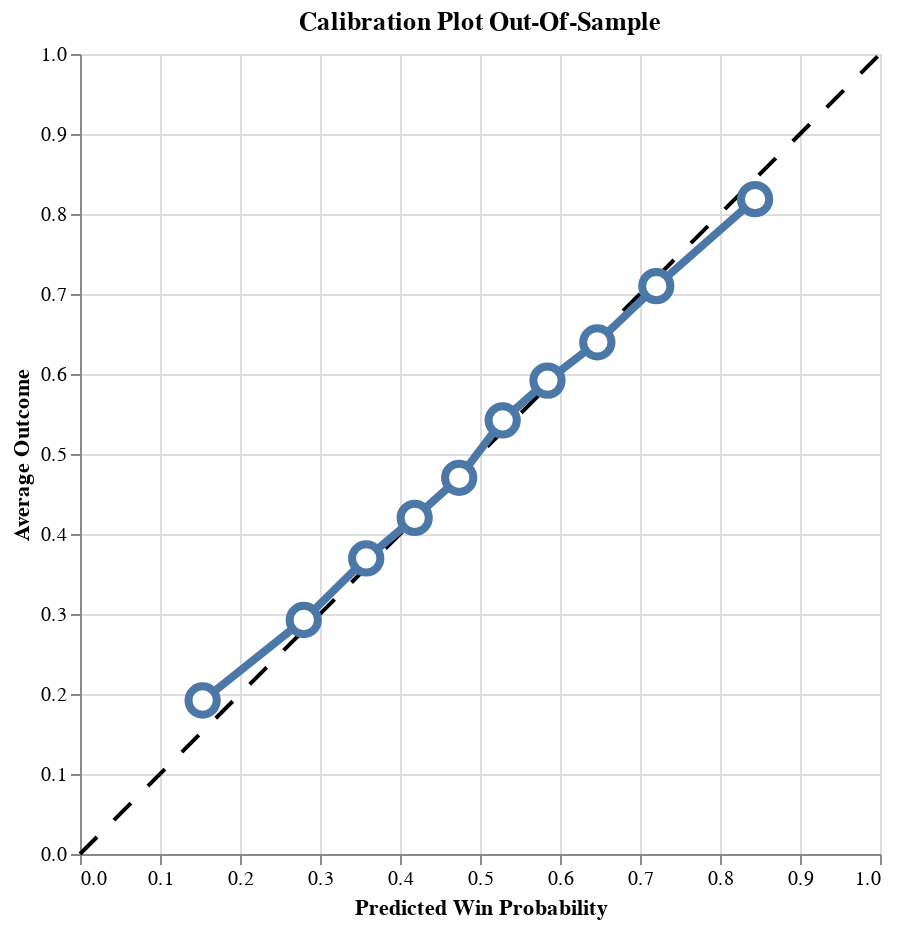

Source (notebook cell):
### Code cell
self.plot_calibration_oos(oos_data=tennis_test)

### Figure 1 — Vega-Lite specification as saved in the notebook (floating-point values rounded to 4 significant figures)
{"config": {"view": {"continuousWidth": 300, "continuousHeight": 300}}, "layer": [{"data": {"name": "data-42f50405073b2dbe8396db6b7dd2f6be"}, "mark": {"type": "line", "color": "black", "strokeDash": [12, 12]}, "encoding": {"x": {"field": "x", "type": "quantitative"}, "y": {"field": "y", "type": "quantitative"}}}, {"data": {"name": "data-31a5dabc2cf2297fde4d75d061ddd23e"}, "mark": {"type": "line", "strokeWidth": 4}, "encoding": {"x": {"field": "win_prob_midpoint", "title": "Predicted Win Probability", "type": "quantitative"}, "y": {"field": "avg_outcome", "title": "Average Outcome", "type": "quantitative"}}}, {"data": {"name": "data-31a5dabc2cf2297fde4d75d061ddd23e"}, "mark": {"type": "point", "fill": "white", "opacity": 1, "size": 200, "strokeWidth": 4}, "encoding": {"x": {"field": "win_prob_midpoint", "type": "quantitative"}, "y": {"field": "avg_outcome", "type": "quantitative"}}}], "height": 400, "title": "Calibration Plot Out-Of-Sample", "width": 400, "$schema": "https://vega.github.io/schema/vega-lite/v5.20.1.json", "datasets": {"data-42f50405073b2dbe8396db6b7dd2f6be": [{"x": 0, "y": 0}, {"x": 1, "y": 1}], "data-31a5dabc2cf2297fde4d75d061ddd23e": [{"avg_outcome": 0.1919, "win_prob_midpoint": 0.1533}, {"avg_outcome": 0.2925, "win_prob_midpoint": 0.2797}, {"avg_outcome": 0.3695, "win_prob_midpoint": 0.3578}, {"avg_outcome": 0.4202, "win_prob_midpoint": 0.4184}, {"avg_outcome": 0.4703, "win_prob_midpoint": 0.474}, {"avg_outcome": 0.5421, "win_prob_midpoint": 0.5284}, {"avg_outcome": 0.5918, "win_prob_midpoint": 0.5844}, {"avg_outcome": 0.6397, "win_prob_midpoint": 0.6467}, {"avg_outcome": 0.7099, "win_prob_midpoint": 0.7204}, {"avg_outcome": 0.8185, "win_prob_midpoint": 0.8438}]}}
